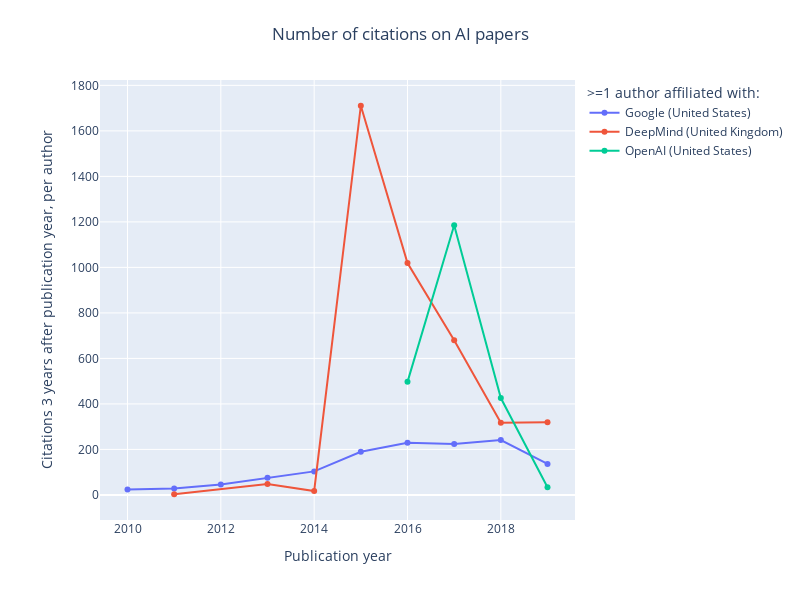

The cell this chart's notebook holds for it:
### Code cell
fig = go.Figure()
for ins, cited_by_counts in institution_cited_by_count_per_author.items():
    sorted_counts = sorted(cited_by_counts.items())
    years = list(zip(*sorted_counts))[0]
    counts = list(zip(*sorted_counts))[1]
    fig.add_trace(
        go.Scatter(
            x=years,
            y=counts,
            name=get_entity_name(ins),
            mode='lines+markers',
        ),
    )

## Plot layout
dates = np.arange(2010, 2022 + 1)
y_ticks = np.arange(0, 101, 10)
y_tick_text = [0, 10, 20, 30, 40, 50, 60, 70, 80, 90, 100]

# set_default_fig_layout(fig, dates, dates, y_ticks, y_tick_text)

fig.update_layout(
    title='Number of citations on AI papers',
    xaxis_title='Publication year',
    yaxis_title='Citations 3 years after publication year, per author',
)

fig.update_layout(
    legend=dict(
        title=">=1 author affiliated with:"
    )
)

fig.update_layout(
    autosize=False,
    width=800,
    height=600,
    title_x=0.5,
    margin=dict(l=100, r=30, t=80, b=80),
)

## Save plot
# fig.write_image(result_file_location + 'num_authors_google_oai_dm.png', scale=2)

## Show plot
fig.show()

### Figure 1 — Plotly figure (JSON) as saved in the notebook; plotly's stock layout.template omitted (floating-point values rounded to 4 significant figures)
{"data": [{"mode": "lines+markers", "name": "Google (United States)", "type": "scatter", "x": [2010, 2011, 2012, 2013, 2014, 2015, 2016, 2017, 2018, 2019], "y": [23.81, 28.24, 45.75, 75.57, 103.5, 189.8, 229.4, 223.5, 241.1, 136.2]}, {"mode": "lines+markers", "name": "DeepMind (United Kingdom)", "type": "scatter", "x": [2011, 2013, 2014, 2015, 2016, 2017, 2018, 2019], "y": [3, 48.5, 17.33, 1710.0, 1019.0, 680.0, 317.2, 319.4]}, {"mode": "lines+markers", "name": "OpenAI (United States)", "type": "scatter", "x": [2016, 2017, 2018, 2019], "y": [497, 1185.0, 425.7, 33.5]}], "layout": {"autosize": false, "height": 600, "legend": {"title": {"text": ">=1 author affiliated with:"}}, "margin": {"b": 80, "l": 100, "r": 30, "t": 80}, "title": {"text": "Number of citations on AI papers", "x": 0.5}, "width": 800, "xaxis": {"title": {"text": "Publication year"}}, "yaxis": {"title": {"text": "Citations 3 years after publication year, per author"}}}}
